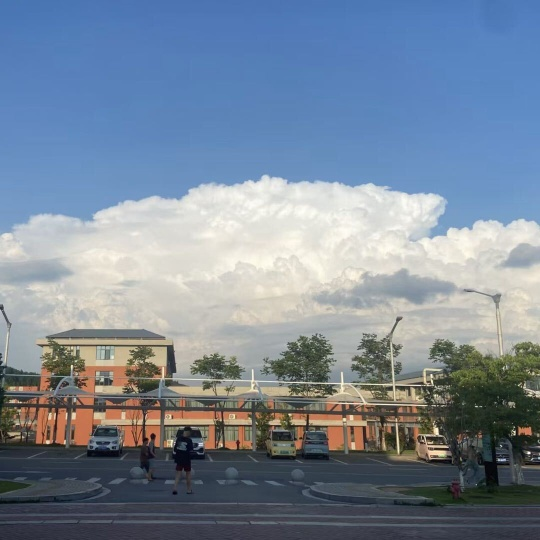
#> input picture project1/photo/school.jpg, 540 x 540 px
$ python 3-7.py
#> lines starting #> are read from the running program, lines starting #| are printed output that depends on the picture
import cv2						#导入OpenCV库
import numpy as np					#导入NumPy库
image=cv2.imread("../photo/school.jpg")		                          #读取图像
#> image is the input picture: shape (540, 540, 3); mean B, G, R 153.1, 136, 121.6
cv2.imshow("Input",image)			             #显示原图像
#产生与原图像形状相同且值全为100的数组
mask=np.ones(image.shape,dtype=np.uint8)*100
result1=image+mask					#使用加法运算符完成加法运算
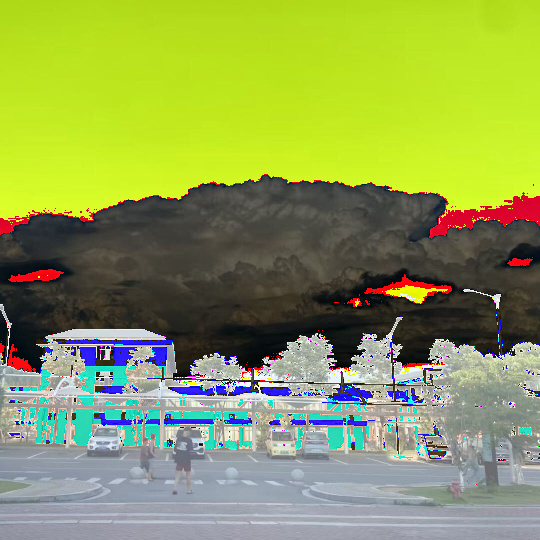
#> result1: shape (540, 540, 3); mean B, G, R 85.6, 158, 141.7
result2=cv2.add(image,mask)	                                       #使用函数完成加法运算
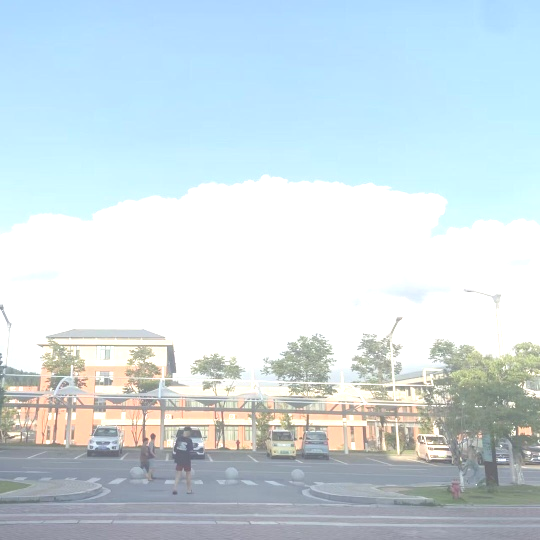
#> result2: shape (540, 540, 3); mean B, G, R 227.5, 221, 205.6
cv2.imshow("Symbol",result1)	                                       #显示运算符计算结果图像
cv2.imshow("Function",result2)                                        #显示函数计算结果图像
cv2.waitKey()		                                                    #窗口等待，按任意键继续
cv2.destroyAllWindows()

$ run again, with project1/photo/car.jpg copied over project1/photo/school.jpg
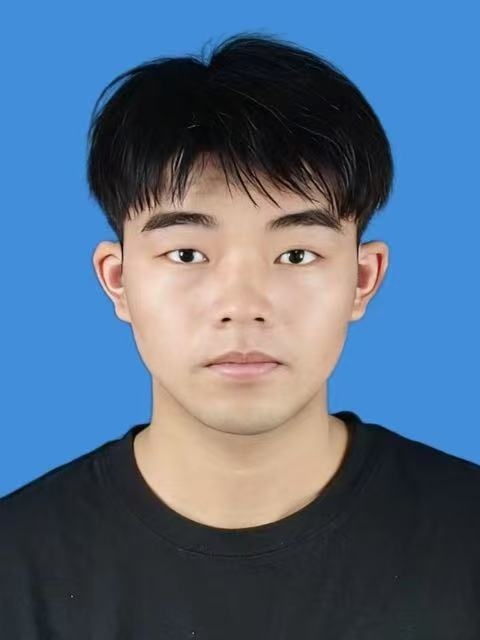
#> input picture project1/photo/car.jpg, 480 x 640 px
#> image is the input picture: shape (640, 480, 3); mean B, G, R 132.3, 107.1, 84.8
#> `result1=image+mask`:
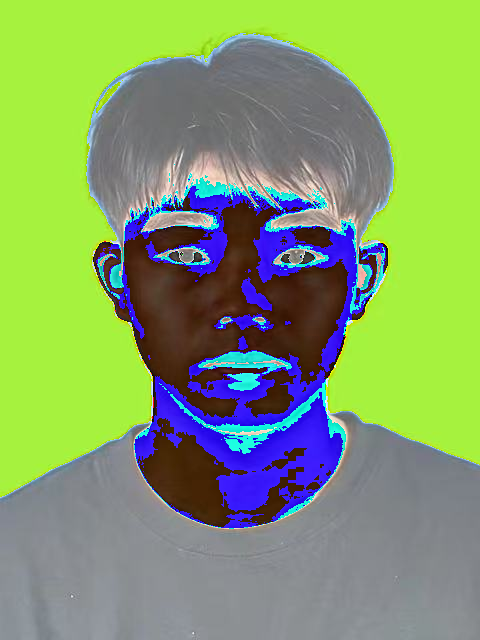
#> result1: shape (640, 480, 3); mean B, G, R 105.2, 158.6, 130.3
#> `result2=cv2.add(image,mask)`:
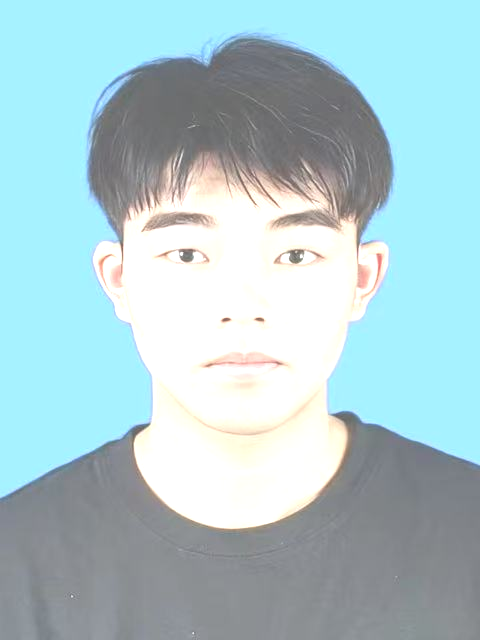
#> result2: shape (640, 480, 3); mean B, G, R 207.1, 201.6, 172.6

$ run again, with project1/photo/cloud.jpg copied over project1/photo/school.jpg
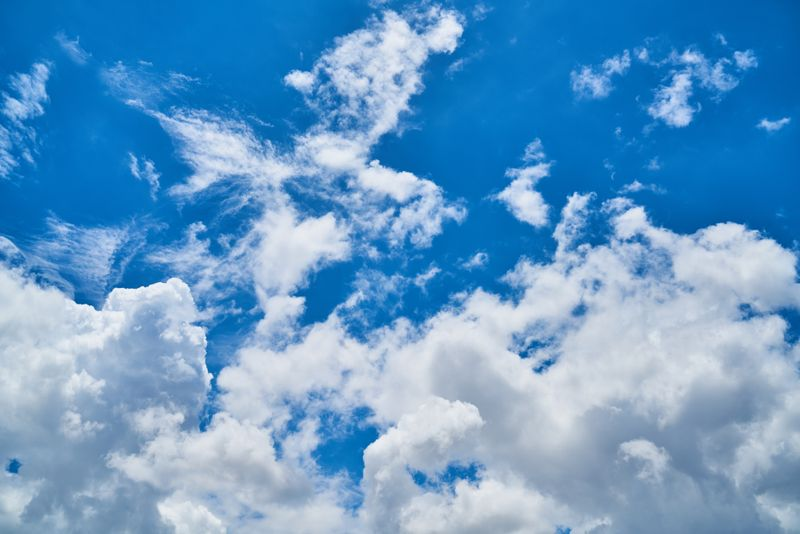
#> input picture project1/photo/cloud.jpg, 800 x 534 px
#> image is the input picture: shape (534, 800, 3); mean B, G, R 200.2, 155.2, 100.8
#> `result1=image+mask`:
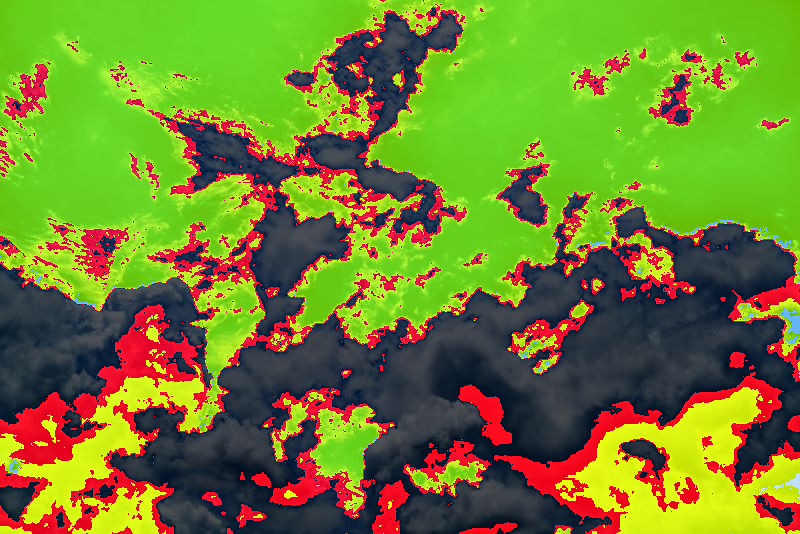
#> result1: shape (534, 800, 3); mean B, G, R 44.9, 131.6, 113.7
#> `result2=cv2.add(image,mask)`:
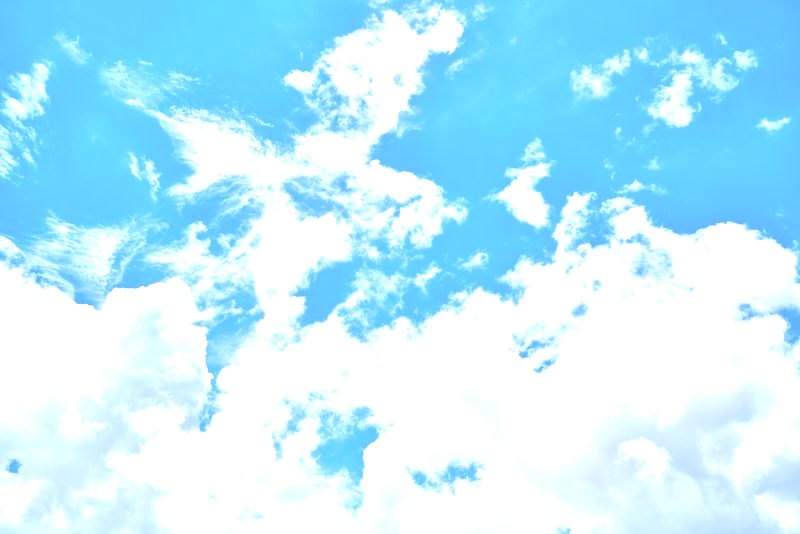
#> result2: shape (534, 800, 3); mean B, G, R 255, 236.9, 189

$ run again, with project1/photo/man.jpg copied over project1/photo/school.jpg
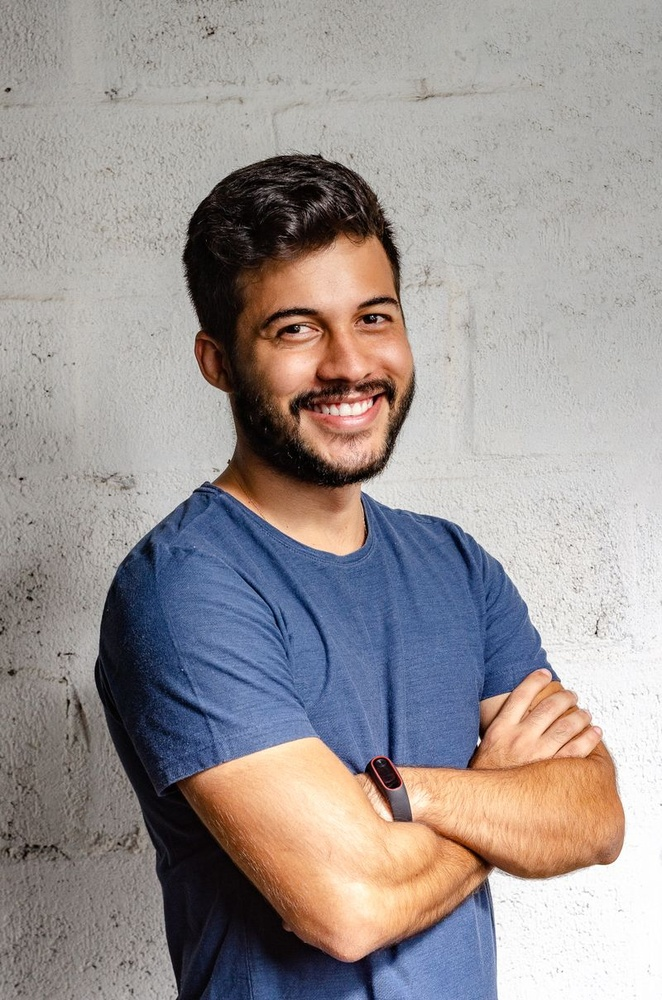
#> input picture project1/photo/man.jpg, 662 x 1000 px, shrunk from 800 x 1208 before the run
#> image is the input picture: shape (1000, 662, 3); mean B, G, R 147.7, 148.5, 155.7
#> `result1=image+mask`:
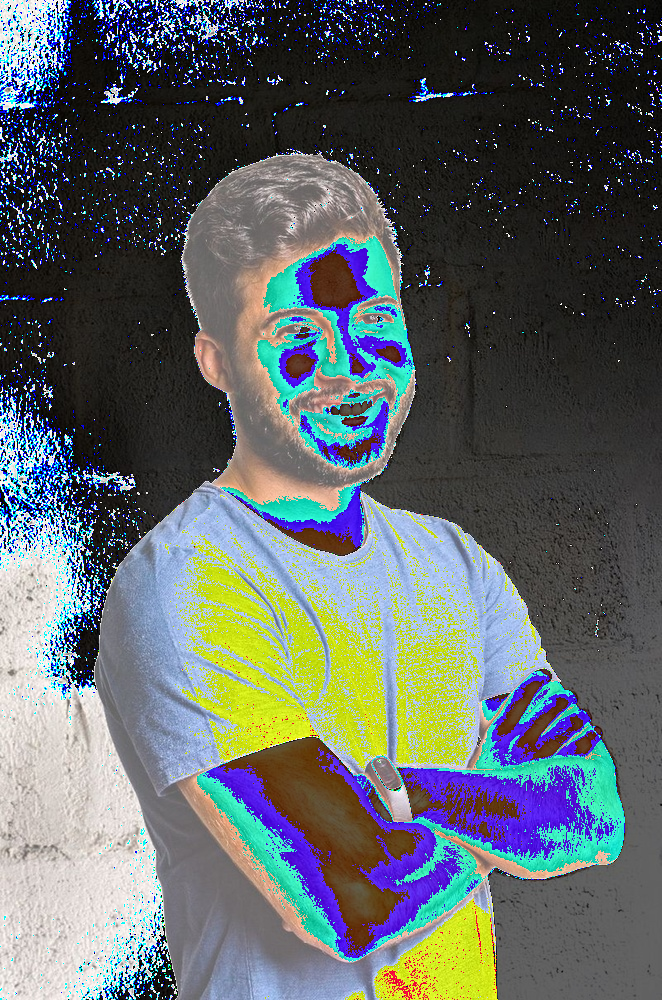
#> result1: shape (1000, 662, 3); mean B, G, R 102.4, 102.4, 95
#> `result2=cv2.add(image,mask)`:
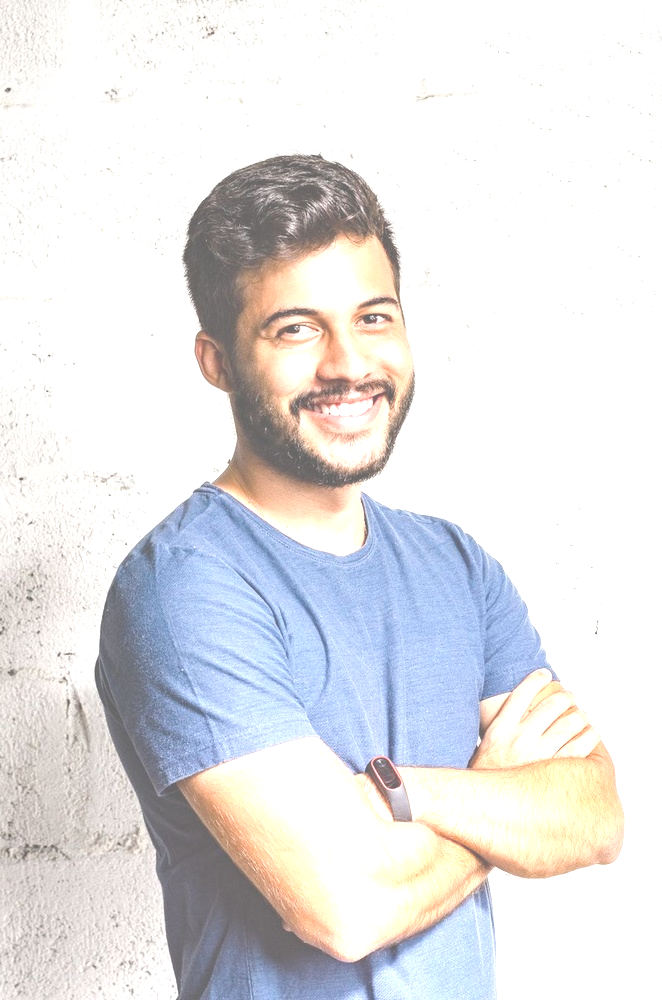
#> result2: shape (1000, 662, 3); mean B, G, R 229.3, 227.4, 227.8
